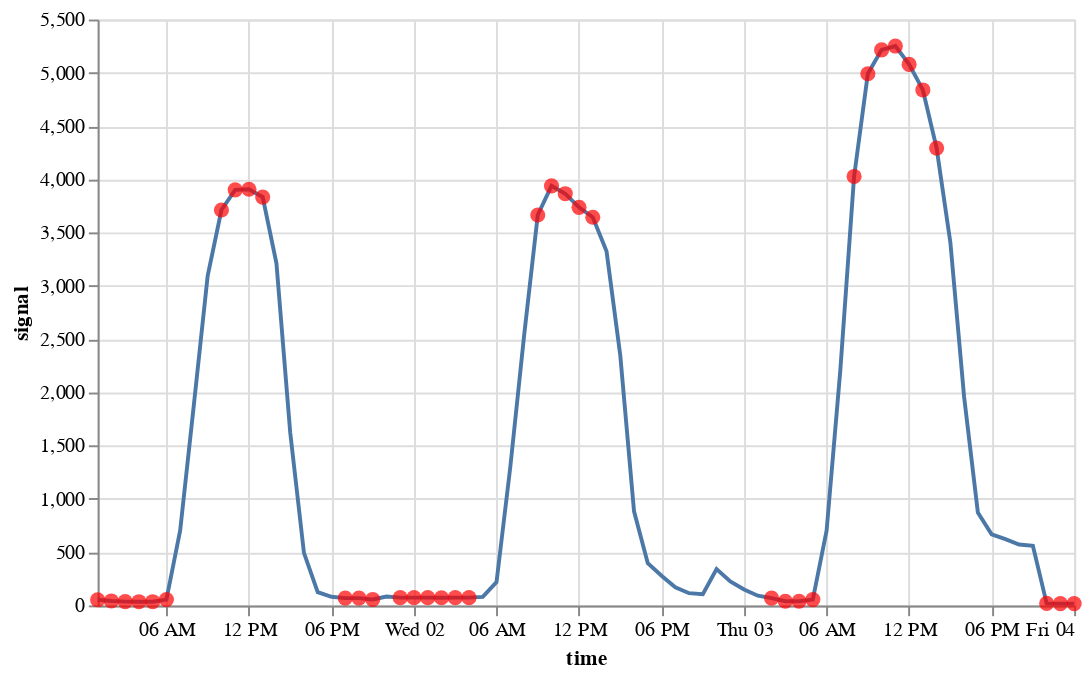

Notebook cell for this chart:
### Code cell
on.plots.anomalies(test[:72], detected_test[:72])

### Figure 1 — Vega specification as saved in the notebook (floating-point values rounded to 4 significant figures)
{"$schema": "https://vega.github.io/schema/vega/v5.json", "data": [{"name": "source_0", "values": [{"anomaly": 1.0, "signal": 53.0, "time": "2015-09-01T01:00:00.000"}, {"anomaly": 1.0, "signal": 42.0, "time": "2015-09-01T02:00:00.000"}, {"anomaly": 1.0, "signal": 36.0, "time": "2015-09-01T03:00:00.000"}, {"anomaly": 1.0, "signal": 35.0, "time": "2015-09-01T04:00:00.000"}, {"anomaly": 1.0, "signal": 35.0, "time": "2015-09-01T05:00:00.000"}, {"anomaly": 1.0, "signal": 55.0, "time": "2015-09-01T06:00:00.000"}, {"anomaly": 0.0, "signal": 704.0, "time": "2015-09-01T07:00:00.000"}, {"anomaly": 0.0, "signal": 1889.0, "time": "2015-09-01T08:00:00.000"}, {"anomaly": 0.0, "signal": 3095.0, "time": "2015-09-01T09:00:00.000"}, {"anomaly": 1.0, "signal": 3712.0, "time": "2015-09-01T10:00:00.000"}, {"anomaly": 1.0, "signal": 3901.0, "time": "2015-09-01T11:00:00.000"}, {"anomaly": 1.0, "signal": 3907.0, "time": "2015-09-01T12:00:00.000"}, {"anomaly": 1.0, "signal": 3833.0, "time": "2015-09-01T13:00:00.000"}, {"anomaly": 0.0, "signal": 3211.0, "time": "2015-09-01T14:00:00.000"}, {"anomaly": 0.0, "signal": 1624.0, "time": "2015-09-01T15:00:00.000"}, {"anomaly": 0.0, "signal": 493.0, "time": "2015-09-01T16:00:00.000"}, {"anomaly": 0.0, "signal": 125.0, "time": "2015-09-01T17:00:00.000"}, {"anomaly": 0.0, "signal": 81.0, "time": "2015-09-01T18:00:00.000"}, {"anomaly": 1.0, "signal": 69.0, "time": "2015-09-01T19:00:00.000"}, {"anomaly": 1.0, "signal": 69.0, "time": "2015-09-01T20:00:00.000"}, {"anomaly": 1.0, "signal": 56.0, "time": "2015-09-01T21:00:00.000"}, {"anomaly": 0.0, "signal": 84.0, "time": "2015-09-01T22:00:00.000"}, {"anomaly": 1.0, "signal": 73.0, "time": "2015-09-01T23:00:00.000"}, {"anomaly": 1.0, "signal": 73.0, "time": "2015-09-02T00:00:00.000"}, {"anomaly": 1.0, "signal": 73.0, "time": "2015-09-02T01:00:00.000"}, {"anomaly": 1.0, "signal": 72.0, "time": "2015-09-02T02:00:00.000"}, {"anomaly": 1.0, "signal": 73.0, "time": "2015-09-02T03:00:00.000"}, {"anomaly": 1.0, "signal": 73.0, "time": "2015-09-02T04:00:00.000"}, {"anomaly": 0.0, "signal": 80.0, "time": "2015-09-02T05:00:00.000"}, {"anomaly": 0.0, "signal": 218.0, "time": "2015-09-02T06:00:00.000"}, {"anomaly": 0.0, "signal": 1296.0, "time": "2015-09-02T07:00:00.000"}, {"anomaly": 0.0, "signal": 2524.0, "time": "2015-09-02T08:00:00.000"}, {"anomaly": 1.0, "signal": 3665.0, "time": "2015-09-02T09:00:00.000"}, {"anomaly": 1.0, "signal": 3939.0, "time": "2015-09-02T10:00:00.000"}, {"anomaly": 1.0, "signal": 3865.0, "time": "2015-09-02T11:00:00.000"}, {"anomaly": 1.0, "signal": 3737.0, "time": "2015-09-02T12:00:00.000"}, {"anomaly": 1.0, "signal": 3644.0, "time": "2015-09-02T13:00:00.000"}, {"anomaly": 0.0, "signal": 3325.0, "time": "2015-09-02T14:00:00.000"}, {"anomaly": 0.0, "signal": 2346.0, "time": "2015-09-02T15:00:00.000"}, {"anomaly": 0.0, "signal": 883.0, "time": "2015-09-02T16:00:00.000"}, {"anomaly": 0.0, "signal": 396.0, "time": "2015-09-02T17:00:00.000"}, {"anomaly": 0.0, "signal": 279.0, "time": "2015-09-02T18:00:00.000"}, {"anomaly": 0.0, "signal": 171.0, "time": "2015-09-02T19:00:00.000"}, {"anomaly": 0.0, "signal": 115.0, "time": "2015-09-02T20:00:00.000"}, {"anomaly": 0.0, "signal": 105.0, "time": "2015-09-02T21:00:00.000"}, {"anomaly": 0.0, "signal": 341.0, "time": "2015-09-02T22:00:00.000"}, {"anomaly": 0.0, "signal": 225.0, "time": "2015-09-02T23:00:00.000"}, {"anomaly": 0.0, "signal": 149.0, "time": "2015-09-03T00:00:00.000"}, {"anomaly": 0.0, "signal": 91.0, "time": "2015-09-03T01:00:00.000"}, {"anomaly": 1.0, "signal": 68.0, "time": "2015-09-03T02:00:00.000"}, {"anomaly": 1.0, "signal": 39.0, "time": "2015-09-03T03:00:00.000"}, {"anomaly": 1.0, "signal": 39.0, "time": "2015-09-03T04:00:00.000"}, {"anomaly": 1.0, "signal": 55.0, "time": "2015-09-03T05:00:00.000"}, {"anomaly": 0.0, "signal": 702.0, "time": "2015-09-03T06:00:00.000"}, {"anomaly": 0.0, "signal": 2210.0, "time": "2015-09-03T07:00:00.000"}, {"anomaly": 1.0, "signal": 4027.0, "time": "2015-09-03T08:00:00.000"}, {"anomaly": 1.0, "signal": 4991.0, "time": "2015-09-03T09:00:00.000"}, {"anomaly": 1.0, "signal": 5215.0, "time": "2015-09-03T10:00:00.000"}, {"anomaly": 1.0, "signal": 5251.0, "time": "2015-09-03T11:00:00.000"}, {"anomaly": 1.0, "signal": 5079.0, "time": "2015-09-03T12:00:00.000"}, {"anomaly": 1.0, "signal": 4839.0, "time": "2015-09-03T13:00:00.000"}, {"anomaly": 1.0, "signal": 4293.0, "time": "2015-09-03T14:00:00.000"}, {"anomaly": 0.0, "signal": 3408.0, "time": "2015-09-03T15:00:00.000"}, {"anomaly": 0.0, "signal": 1957.0, "time": "2015-09-03T16:00:00.000"}, {"anomaly": 0.0, "signal": 872.0, "time": "2015-09-03T17:00:00.000"}, {"anomaly": 0.0, "signal": 668.0, "time": "2015-09-03T18:00:00.000"}, {"anomaly": 0.0, "signal": 622.0, "time": "2015-09-03T19:00:00.000"}, {"anomaly": 0.0, "signal": 572.0, "time": "2015-09-03T20:00:00.000"}, {"anomaly": 0.0, "signal": 560.0, "time": "2015-09-03T21:00:00.000"}, {"anomaly": 1.0, "signal": 19.0, "time": "2015-09-03T22:00:00.000"}, {"anomaly": 1.0, "signal": 17.0, "time": "2015-09-03T23:00:00.000"}, {"anomaly": 1.0, "signal": 17.0, "time": "2015-09-04T00:00:00.000"}], "transform": [{"type": "formula", "expr": "toDate(datum['time'])", "as": "time"}]}, {"name": "data_0", "values": [{"signal": 53.0, "time": "2015-09-01T01:00:00.000"}, {"signal": 42.0, "time": "2015-09-01T02:00:00.000"}, {"signal": 36.0, "time": "2015-09-01T03:00:00.000"}, {"signal": 35.0, "time": "2015-09-01T04:00:00.000"}, {"signal": 35.0, "time": "2015-09-01T05:00:00.000"}, {"signal": 55.0, "time": "2015-09-01T06:00:00.000"}, {"signal": 3712.0, "time": "2015-09-01T10:00:00.000"}, {"signal": 3901.0, "time": "2015-09-01T11:00:00.000"}, {"signal": 3907.0, "time": "2015-09-01T12:00:00.000"}, {"signal": 3833.0, "time": "2015-09-01T13:00:00.000"}, {"signal": 69.0, "time": "2015-09-01T19:00:00.000"}, {"signal": 69.0, "time": "2015-09-01T20:00:00.000"}, {"signal": 56.0, "time": "2015-09-01T21:00:00.000"}, {"signal": 73.0, "time": "2015-09-01T23:00:00.000"}, {"signal": 73.0, "time": "2015-09-02T00:00:00.000"}, {"signal": 73.0, "time": "2015-09-02T01:00:00.000"}, {"signal": 72.0, "time": "2015-09-02T02:00:00.000"}, {"signal": 73.0, "time": "2015-09-02T03:00:00.000"}, {"signal": 73.0, "time": "2015-09-02T04:00:00.000"}, {"signal": 3665.0, "time": "2015-09-02T09:00:00.000"}, {"signal": 3939.0, "time": "2015-09-02T10:00:00.000"}, {"signal": 3865.0, "time": "2015-09-02T11:00:00.000"}, {"signal": 3737.0, "time": "2015-09-02T12:00:00.000"}, {"signal": 3644.0, "time": "2015-09-02T13:00:00.000"}, {"signal": 68.0, "time": "2015-09-03T02:00:00.000"}, {"signal": 39.0, "time": "2015-09-03T03:00:00.000"}, {"signal": 39.0, "time": "2015-09-03T04:00:00.000"}, {"signal": 55.0, "time": "2015-09-03T05:00:00.000"}, {"signal": 4027.0, "time": "2015-09-03T08:00:00.000"}, {"signal": 4991.0, "time": "2015-09-03T09:00:00.000"}, {"signal": 5215.0, "time": "2015-09-03T10:00:00.000"}, {"signal": 5251.0, "time": "2015-09-03T11:00:00.000"}, {"signal": 5079.0, "time": "2015-09-03T12:00:00.000"}, {"signal": 4839.0, "time": "2015-09-03T13:00:00.000"}, {"signal": 4293.0, "time": "2015-09-03T14:00:00.000"}, {"signal": 19.0, "time": "2015-09-03T22:00:00.000"}, {"signal": 17.0, "time": "2015-09-03T23:00:00.000"}, {"signal": 17.0, "time": "2015-09-04T00:00:00.000"}], "transform": [{"type": "formula", "expr": "toDate(datum['time'])", "as": "time"}]}], "marks": [{"type": "line", "name": "layer_0_marks", "from": {"data": "source_0"}, "sort": {"field": "datum[\"time\"]"}, "encode": {"update": {"x": {"field": "time", "scale": "x"}, "description": {"signal": "\"time: \" + (timeFormat(datum[\"time\"], '%b %d, %Y')) + \"; signal: \" + (format(datum[\"signal\"], \"\"))"}, "stroke": {"value": "#4c78a8"}, "defined": {"signal": "isValid(datum[\"time\"]) && isFinite(+datum[\"time\"]) && isValid(datum[\"signal\"]) && isFinite(+datum[\"signal\"])"}, "y": {"field": "signal", "scale": "y"}}}, "style": ["line"]}, {"type": "symbol", "name": "layer_1_marks", "from": {"data": "data_0"}, "encode": {"update": {"opacity": {"value": 0.7}, "ariaRoleDescription": {"value": "circle"}, "size": {"value": 60}, "y": {"field": "signal", "scale": "y"}, "description": {"signal": "\"time: \" + (timeFormat(datum[\"time\"], '%b %d, %Y')) + \"; signal: \" + (format(datum[\"signal\"], \"\"))"}, "x": {"field": "time", "scale": "x"}, "shape": {"value": "circle"}, "fill": {"value": "red"}}}, "style": ["circle"]}], "scales": [{"name": "x", "type": "time", "domain": {"fields": [{"data": "source_0", "field": "time"}, {"data": "data_0", "field": "time"}]}, "range": [0, {"signal": "width"}]}, {"name": "y", "type": "linear", "domain": {"fields": [{"data": "source_0", "field": "signal"}, {"data": "data_0", "field": "signal"}]}, "range": [{"signal": "height"}, 0], "nice": true, "zero": true}], "axes": [{"scale": "x", "orient": "bottom", "tickCount": {"signal": "ceil(width/40)"}, "grid": true, "maxExtent": 0, "aria": false, "ticks": false, "zindex": 0, "domain": false, "labels": false, "gridScale": "y", "minExtent": 0}, {"scale": "y", "gridScale": "x", "zindex": 0, "maxExtent": 0, "labels": false, "grid": true, "domain": false, "orient": "left", "aria": false, "minExtent": 0, "tickCount": {"signal": "ceil(height/40)"}, "ticks": false}, {"scale": "x", "title": "time", "tickCount": {"signal": "ceil(width/40)"}, "orient": "bottom", "labelOverlap": true, "labelFlush": true, "zindex": 0, "grid": false}, {"scale": "y", "orient": "left", "tickCount": {"signal": "ceil(height/40)"}, "grid": false, "labelOverlap": true, "title": "signal", "zindex": 0}], "height": 300, "padding": 5, "background": "white", "style": "cell", "width": 500}
